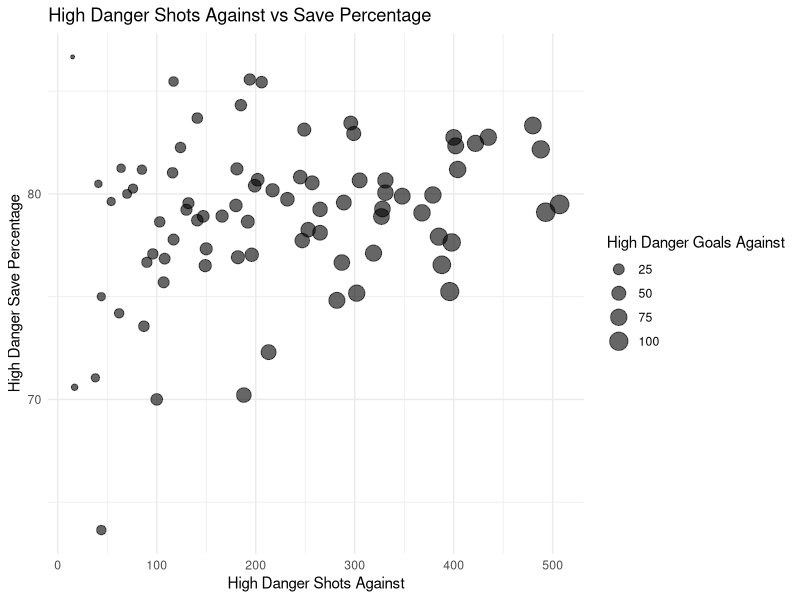
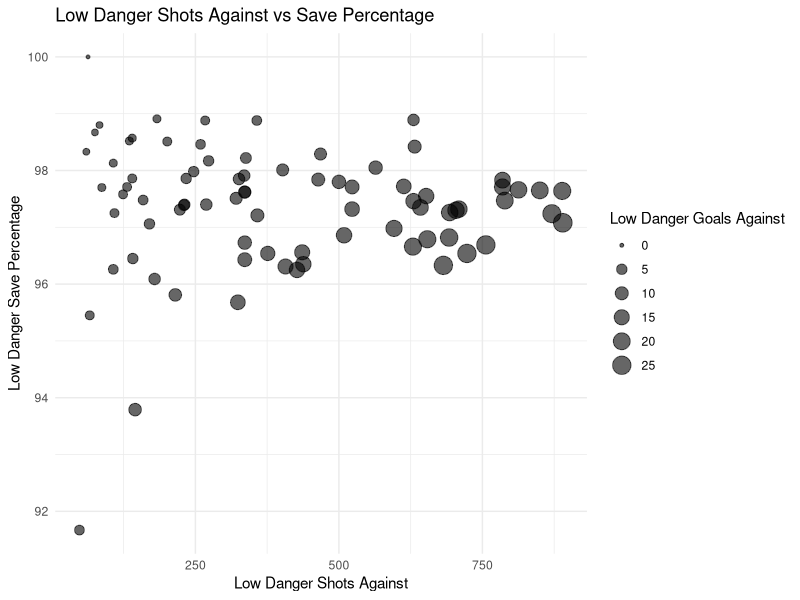
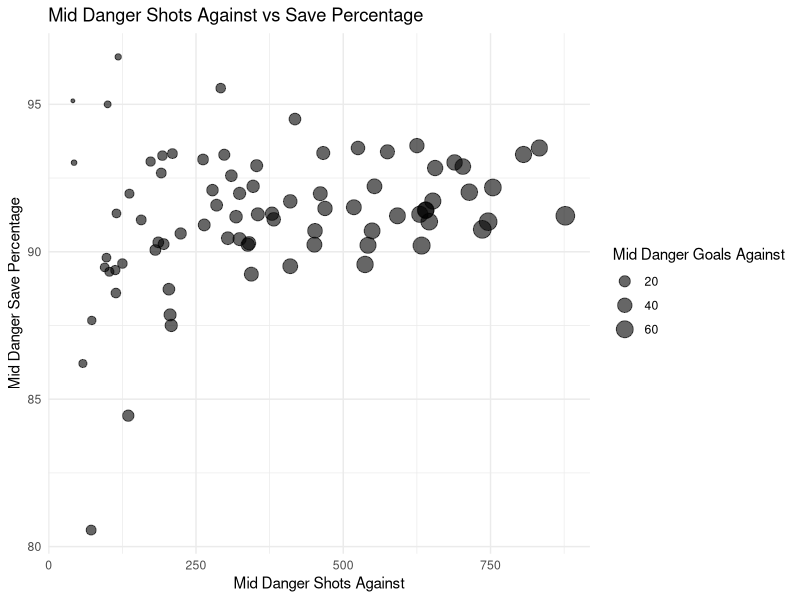

These charts were generated, in order, by the following R code: (Note: this script raises an error after producing the figures.)
Sys.setenv(TZ = 'EST')

library(tidyverse)

###############################################################################

setwd(getwd())

rm(list = ls())

###############################################################################

data01 <- read.csv("data/goalie_stats_20172018.csv")
data02 <- read.csv("data/goalie_stats_20162017.csv")
current <- read.csv("data/goalie_stats_20182019.csv")
old <- read.csv("data/goalie_stats_20152016.csv")

lowDanger <-
	data.frame(
		name = data01["Player"][[1]],
		ldsa = data01["LDSA"][[1]],
		ldsv = data01["LDSv."][[1]],
		ldga = data01["LDGA"][[1]]
	)
midDanger <-
	data.frame(
		name = data01["Player"][[1]],
		mdsa = data01["MDSA"][[1]],
		mdsv = data01["MDSv."][[1]],
		mdga = data01["MDGA"][[1]]
	)
highDanger <-
	data.frame(
		name = data01["Player"][[1]],
		hdsa = data01["HDSA"][[1]],
		hdsv = data01["HDSv."][[1]],
		hdga = data01["HDGA"][[1]]
	)

###############################################################################

ldGraph <- ggplot(lowDanger, aes(x = ldsa, y = ldsv)) +
	geom_point(alpha = 0.6, aes(size = ldga), show.legend = T) +
	theme_minimal() +
	ggtitle("Low Danger Shots Against vs Save Percentage") +
	labs(x = "Low Danger Shots Against", y = "Low Danger Save Percentage", size = "Low Danger Goals Against")

mdGraph <- ggplot(midDanger, aes(x = mdsa, y = mdsv)) +
	geom_point(alpha = 0.6, aes(size = mdga), show.legend = T) +
	theme_minimal() +
	ggtitle("Mid Danger Shots Against vs Save Percentage") +
	labs(x = "Mid Danger Shots Against", y = "Mid Danger Save Percentage", size = "Mid Danger Goals Against")

hdGraph <- ggplot(highDanger, aes(x = hdsa, y = hdsv)) +
	geom_point(alpha = 0.6, aes(size = hdga), show.legend = T) +
	theme_minimal() +
	ggtitle("High Danger Shots Against vs Save Percentage") +
	labs(x = "High Danger Shots Against", y = "High Danger Save Percentage", size = "High Danger Goals Against")

###############################################################################

# saveGraph

saveGraph <- function(graph, filename) {
	ggsave(
		filename,
		plot = graph,
		height = 27,
		width = 48,
		units = "cm"
	)
}

###############################################################################

saveGraph(ldGraph, "images/low-danger.png")
saveGraph(mdGraph, "images/mid-danger.png")
saveGraph(hdGraph, "images/high-danger.png")
